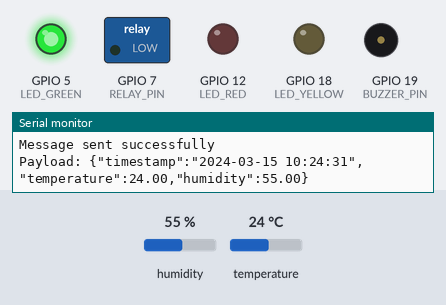
This program was run on a simulated ESP32. Parts: switched loads named in the program (green lamp = pin HIGH), output pins drawn as LEDs (lit = HIGH), buzzer (waves = sounding, pin HIGH), the last lines printed to the serial monitor. The inputs (shaded band) are chosen by the test bench; at power-on: temperature 24 °C, humidity 55 %. WiFi joins after 1.5 s; servers stay silent unless stated; the local clock reads 2024-03-15 10:24:30 at power-on unless the program sets it; no MQTT or app messages arrive unless stated.

Above: at 2.7 s.
2.8 s: temperature set to 33 °C
At 7.4 s:
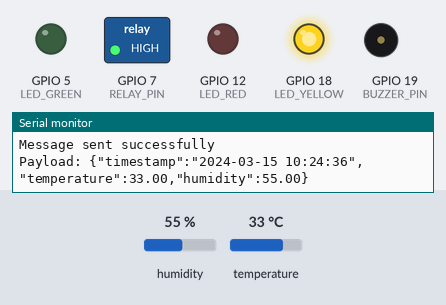
8.0 s: temperature set to 34.3 °C
12.7 s: temperature set to 35.6 °C
At 16.9 s:
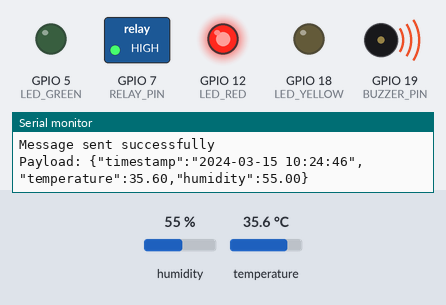
23.0 s: temperature set to 12 °C
At 27.7 s:
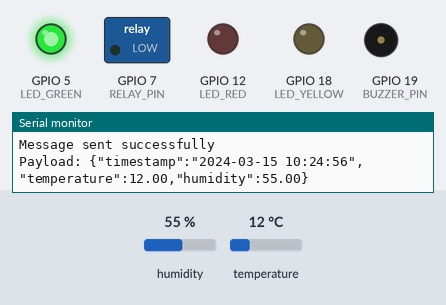
28.1 s: temperature set to 41 °C
At 33.1 s:
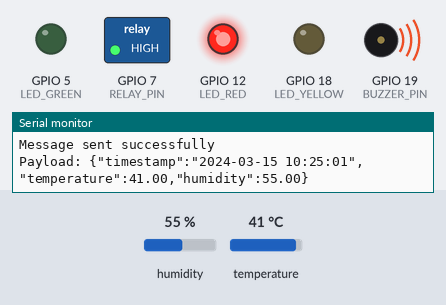
Timing chart, 0 to 34.1 s (numbered marks = the images above; inputs shaded):
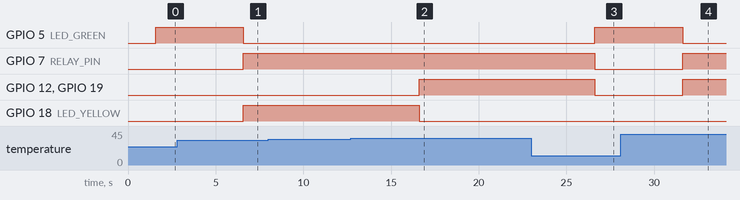

Measured:
- the behaviour switches between 35 and 35.1 °C on temperature (found by bisection; images 1 and 2)
- after the input at 2.8 s, GPIO 5 (LED_GREEN): HIGH → LOW after 3.8 s; GPIO 7 (RELAY_PIN), GPIO 18 (LED_YELLOW): LOW → HIGH after 3.8 s
- after the input at 12.7 s, GPIO 12 (LED_RED), GPIO 19 (BUZZER_PIN): LOW → HIGH after 3.9 s; GPIO 18 (LED_YELLOW): HIGH → LOW after 3.9 s
- after the input at 23.0 s, GPIO 5 (LED_GREEN): LOW → HIGH after 3.6 s; GPIO 7 (RELAY_PIN), GPIO 12 (LED_RED), GPIO 19 (BUZZER_PIN): HIGH → LOW after 3.6 s
- after the input at 28.1 s, GPIO 5 (LED_GREEN): HIGH → LOW after 3.5 s; GPIO 7 (RELAY_PIN), GPIO 12 (LED_RED), GPIO 19 (BUZZER_PIN): LOW → HIGH after 3.5 s

The program:

main.cpp
```cpp
#include <Arduino.h>
#include <WiFi.h>
#include <PubSubClient.h>
#include <DHT.h>
#include <time.h>  // Untuk mendapatkan timestamp

// WiFi settings
const char *ssid = "Wokwi-GUEST";             // Replace with your WiFi name
const char *password = "";   // Replace with your WiFi password

// MQTT Broker settings
const char *mqtt_broker = "broker.emqx.io";  // EMQX broker endpoint
const char *mqtt_topic = "UTS_IOT/emqx/esp32";     // MQTT topic
const char *mqtt_username = "parisafauzan";  // MQTT username for authentication
const char *mqtt_password = "paris364";  // MQTT password for authentication
const int mqtt_port = 1883;  // MQTT port (TCP)

WiFiClient espClient;
PubSubClient mqtt_client(espClient);

// DHT Sensor settings
#define DHTPIN 33
#define DHTTYPE DHT22
DHT dht(DHTPIN, DHTTYPE);

// GPIO pin assignments
const int LED_GREEN = 5;
const int LED_YELLOW = 18;
const int LED_RED = 12;
const int RELAY_PIN = 7;
const int BUZZER_PIN = 19;

void connectToWiFi();
void connectToMQTTBroker();
void mqttCallback(char *topic, byte *payload, unsigned int length);
void initTime();
String getFormattedTime();

void setup() {
    Serial.begin(115200);

    // Initialize pins
    pinMode(LED_GREEN, OUTPUT);
    pinMode(LED_YELLOW, OUTPUT);
    pinMode(LED_RED, OUTPUT);
    pinMode(RELAY_PIN, OUTPUT);
    pinMode(BUZZER_PIN, OUTPUT);

    // Initialize DHT sensor
    dht.begin();

    connectToWiFi();
    initTime();  // Inisialisasi waktu
    mqtt_client.setServer(mqtt_broker, mqtt_port);
    mqtt_client.setCallback(mqttCallback);
    connectToMQTTBroker();
}

void connectToWiFi() {
    WiFi.begin(ssid, password);
    Serial.print("Connecting to WiFi");
    while (WiFi.status() != WL_CONNECTED) {
        delay(500);
        Serial.print(".");
    }
    Serial.println("\nConnected to the WiFi network");
}

void initTime() {
    configTime(0, 0, "pool.ntp.org", "time.nist.gov");  // Konfigurasi NTP server
    Serial.print("Waiting for time");
    while (!time(nullptr)) {
        Serial.print(".");
        delay(1000);
    }
    Serial.println("\nTime initialized");
}

String getFormattedTime() {
    time_t now = time(nullptr);
    struct tm *timeinfo = localtime(&now);
    char buffer[26];
    strftime(buffer, sizeof(buffer), "%Y-%m-%d %H:%M:%S", timeinfo);
    return String(buffer);
}

void connectToMQTTBroker() {
    while (!mqtt_client.connected()) {
        String client_id = "esp8266-client-" + String(WiFi.macAddress());
        Serial.printf("Connecting to MQTT Broker as %s.....\n", client_id.c_str());
        if (mqtt_client.connect(client_id.c_str(), mqtt_username, mqtt_password)) {
            Serial.println("Connected to MQTT broker");
            mqtt_client.subscribe(mqtt_topic);
        } else {
            Serial.print("Failed to connect to MQTT broker, rc=");
            Serial.print(mqtt_client.state());
            Serial.println(" try again in 2 seconds");
            delay(2000);
        }
    }
}

void mqttCallback(char *topic, byte *payload, unsigned int length) {
    Serial.print("Message received on topic: ");
    Serial.println(topic);
    // Process incoming MQTT messages if needed
}

void loop() {
    if (!mqtt_client.connected()) {
        connectToMQTTBroker();
    }
    mqtt_client.loop();

    // Baca data dari sensor DHT
    float temperature = dht.readTemperature();
    float humidity = dht.readHumidity();

    // Cek apakah pembacaan sensor berhasil
    if (isnan(temperature) || isnan(humidity)) {
        Serial.println("Failed to read from DHT sensor!");
        return;
    }

    // Dapatkan timestamp saat ini
    String timestamp = getFormattedTime();

    // Buat payload JSON
    String jsonPayload = "{";
    jsonPayload += "\"timestamp\":\"" + timestamp + "\",";
    jsonPayload += "\"temperature\":" + String(temperature, 2) + ",";
    jsonPayload += "\"humidity\":" + String(humidity, 2);
    jsonPayload += "}";

    // Kirim data ke topik MQTT
    if (mqtt_client.publish(mqtt_topic, jsonPayload.c_str())) {
        Serial.println("Message sent successfully");
        Serial.println("Payload: " + jsonPayload);
    } else {
        Serial.println("Failed to send message");
    }

    // Logika untuk mengontrol LED, buzzer, dan relay
    if (temperature > 35) {
        digitalWrite(LED_RED, HIGH);
        digitalWrite(BUZZER_PIN, HIGH);
        digitalWrite(LED_YELLOW, LOW);
        digitalWrite(LED_GREEN, LOW);
    } else if (temperature >= 30 && temperature <= 35) {
        digitalWrite(LED_YELLOW, HIGH);
        digitalWrite(BUZZER_PIN, LOW);
        digitalWrite(LED_RED, LOW);
        digitalWrite(LED_GREEN, LOW);
    } else {
        digitalWrite(LED_GREEN, HIGH);
        digitalWrite(BUZZER_PIN, LOW);
        digitalWrite(LED_YELLOW, LOW);
        digitalWrite(LED_RED, LOW);
    }

    // Kontrol pompa berdasarkan kondisi suhu
    if (temperature > 30) {
        digitalWrite(RELAY_PIN, HIGH);  // Nyalakan pompa
    } else {
        digitalWrite(RELAY_PIN, LOW);   // Matikan pompa
    }

    // Tunggu beberapa detik sebelum mengirim data berikutnya
    delay(5000);
}
```
